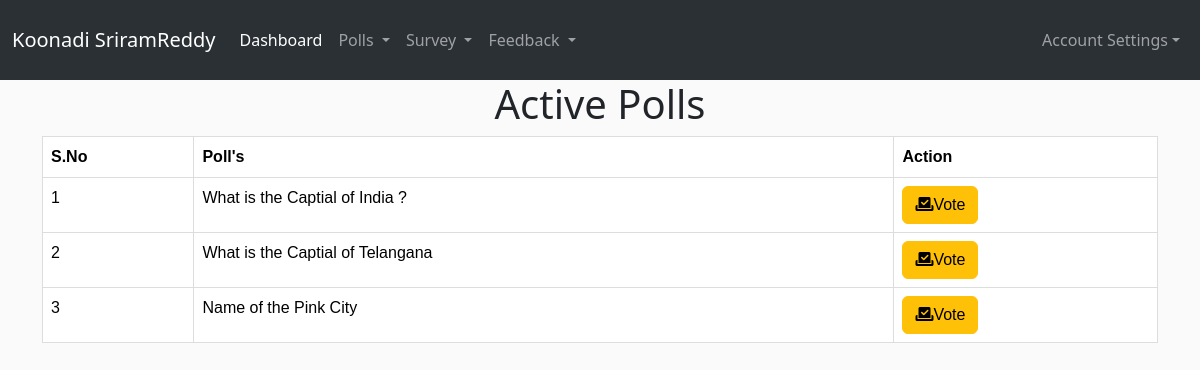
The app's page /1/active_polls_list/ with its own data.
### accounts/models.py (models this page shows, shortened)
class Voter(models.Model):
    user = models.OneToOneField(User, on_delete=models.CASCADE)
    organization = models.ForeignKey(Organization, on_delete=models.CASCADE)
    aadhar_number = models.CharField(max_length=16, unique=True, null=True)
    role = models.CharField(max_length=100)
    id_number = models.CharField(max_length=100, blank=True, null=True)
    department = models.CharField(max_length=100, blank=True, null=True)
    id_proof = models.ImageField(upload_to='voter_id_proofs/', blank=True, null=True)

class Poll(models.Model):
    question = models.CharField(max_length=255)
    start_time = models.DateTimeField()
    end_time = models.DateTimeField()
    admin = models.ForeignKey(User, on_delete=models.CASCADE)

### VotingProject/views.py (the view)
# urls.py: path('<str:voter_id>/active_polls_list/', views.active_polls_list, name="active_polls_list"),
def active_polls_list(request,voter_id):
    voter = Voter.objects.select_related('organization').get(id=voter_id)
    active_polls = Poll.objects.all()
    return render(request, 'voter/active_polls.html', {'active_polls': active_polls,'voter':voter})

### templates/voter/active_polls.html (shortened to what this page needs)
{% extends 'voter/voter_base.html' %}
{% load static %}
{% block content %}
<link href="//netdna.bootstrapcdn.com/twitter-bootstrap/2.3.2/css/bootstrap-combined.no-icons.min.css" rel="stylesheet">
<link href="//netdna.bootstrapcdn.com/font-awesome/3.2.1/css/font-awesome.css" rel="stylesheet">
<body>
  <h1 style="text-align:center">Active Polls</h1>
  <div class="container">
  <table class="table table-hover">
    <tr>
      <th>S.No</th>
      <th>Poll's</th>
      <th>Action</th>
    </tr>
    {% for poll in active_polls %}
    <td>{{ forloop.counter}}</td>
    <td>{{ poll.question }}</td>
    <td><a href="{% url 'vote_poll' voter_id=voter.id poll_id=poll.id %}" class="btn btn-warning"><i class='fas fa-vote-yea'></i>Vote</a></td>
    {% endfor %}
  </table>
</body>
{% endblock %}

### templates/voter/voter_base.html (shortened to what this page needs)
{% load static %}
<!DOCTYPE html>
<html lang="en">
  <head>
    <link
      href="https://cdn.jsdelivr.net/npm/bootstrap@5.3.3/dist/css/bootstrap.min.css"
      rel="stylesheet"
    />
    <link
      href="https://getbootstrap.com/docs/5.3/assets/css/docs.css"
      rel="stylesheet"
    />
    <link rel="stylesheet" href="{% static 'assets/css/admin.css' %}" />
    <link
      href="https://maxcdn.bootstrapcdn.com/font-awesome/4.3.0/css/font-awesome.min.css"
      rel="stylesheet"
    />
  </head>
  <body>
    <section>
      <nav
        class="navbar navbar-expand-lg bg-body-tertiary"
        data-bs-theme="dark"
        style="padding-top: 20px; padding-bottom: 20px"
      >
        <div class="container-fluid">
          <a class="navbar-brand" href="#"
            >{{ voter.user.first_name }}{{ voter.user.last_name }}</a
          >
          <div
            class="collapse navbar-collapse justify-content-between"
            id="navbarNavDropdown"
          >
            <ul class="navbar-nav">
              <li class="nav-item">
                <a
                  class="nav-link active"
                  aria-current="page"
                  href="{% url 'voter_dashboard' voter_id=voter.id %}"
                  >Dashboard</a
                >
              </li>
              <li class="nav-item dropdown">
                <a
                  class="nav-link dropdown-toggle"
                  href="#"
                  role="button"
                  data-bs-toggle="dropdown"
                  aria-expanded="false"
                >
                  Polls
                </a>
              </li>
              <li class="nav-item dropdown">
                <a
                  class="nav-link dropdown-toggle"
                  href="#"
                  role="button"
                  data-bs-toggle="dropdown"
                  aria-expanded="false"
                >
                  Survey
                </a>
              </li>
              <li class="nav-item dropdown">
                <a
                  class="nav-link dropdown-toggle"
                  href="#"
                  role="button"
                  data-bs-toggle="dropdown"
                  aria-expanded="false"
                >
                  Feedback
                </a>
              </li>
            </ul>
            <ul class="navbar-nav">
              <li class="nav-item dropdown">
                <a
                  class="nav-link dropdown-toggle"
                  href="#"
                  role="button"
                  data-bs-toggle="dropdown"
                  aria-expanded="false"
                  >Account Settings</a
                >
              </li>
            </ul>
          </div>
        </div>
      </nav>
    </section>
    {% block content %}{% endblock %}
  </body>
</html>

### static/assets/css/admin.css (style rules this page uses)
body { margin-top:0px; background:#FAFAFA; }

### templates/voter/active_polls.html (style rules this page uses)
table { font-family: arial, sans-serif; border-collapse: collapse; width: 100%; }
td, th { border: 1px solid #dddddd; text-align: left; padding: 8px; }

### records on screen
Voter: user.first_name "Koonadi Sriram", user.last_name "Reddy"
Poll: question "What is the Captial of India ?"
Poll: question "What is the Captial of Telangana"
Poll: question "Name of the Pink City"
